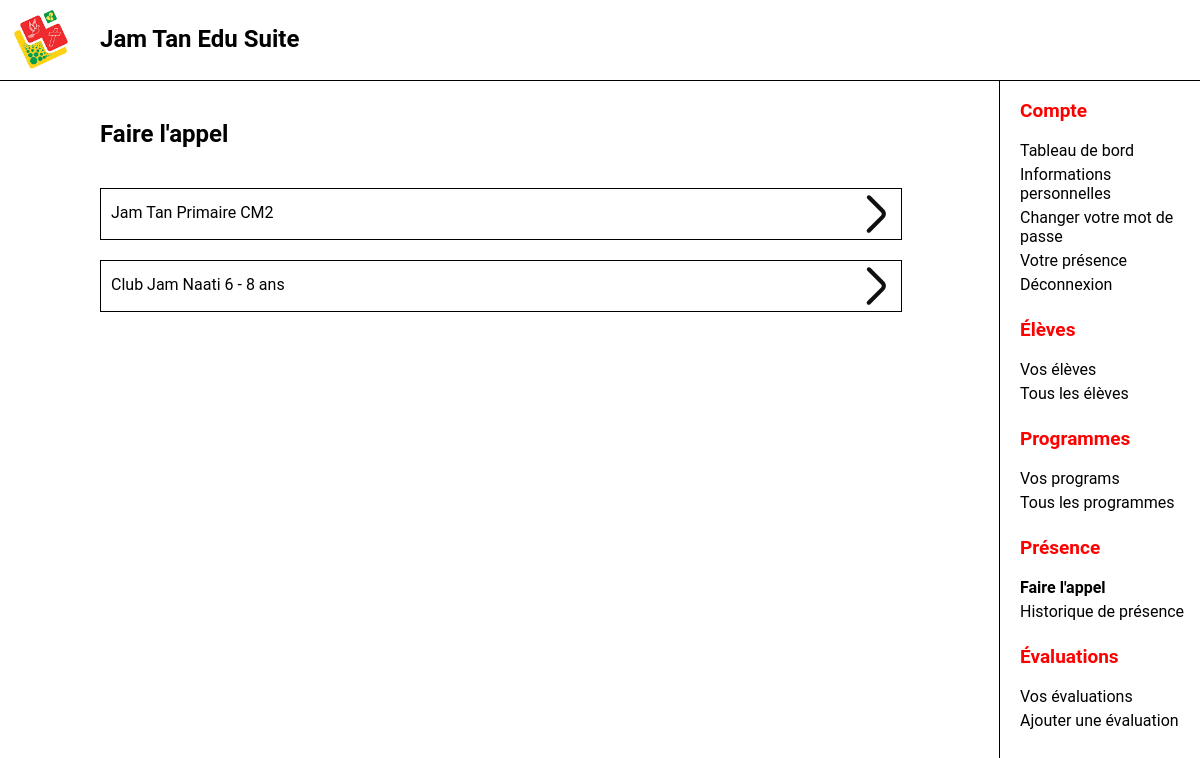
The app's page /views/TakeAttendance.php (signed in) with its own data.
### tables this page shows
CREATE TABLE Program (
ProgramID INTEGER NOT NULL PRIMARY KEY AUTO_INCREMENT,
ProgramName VARCHAR(100) NOT NULL,
MinAge INTEGER UNSIGNED,
MaxAge INTEGER UNSIGNED,
CategoryID INTEGER,
FOREIGN KEY (CategoryID) REFERENCES ProgramCategory(CategoryID)
);

CREATE TABLE ProgramCategory (
CategoryID INTEGER NOT NULL PRIMARY KEY AUTO_INCREMENT,
CategoryName VARCHAR(100) NOT NULL 
);

### controllers/YourProgramsData.php (called while the page is built, shortened)
<?php
require("../controllers/db.php");
$AccountID = $_SESSION['AccountID'];
$stmt =
$conn->prepare("SELECT COUNT(*)-1 AS NumberOfStudents, program.ProgramName,
program.ProgramID, ProgramCategory.CategoryName
FROM ProgramCategory
INNER JOIN Program ON Program.CategoryID = ProgramCategory.CategoryID
INNER JOIN Assignment ON Program.ProgramID = Assignment.ProgramID
LEFT JOIN Enrollment ON Program.ProgramID = Enrollment.ProgramID
LEFT JOIN Student ON Enrollment.StudentID = Student.StudentID
WHERE assignment.StaffID = :id
GROUP BY Program.ProgramID");
$stmt->execute(['id' => $AccountID]);
$Programs = $stmt->fetchAll(PDO::FETCH_ASSOC);
?>

### views/TakeAttendance.php (the view, shortened to what this page needs)
<?php
require("../controllers/YourProgramsData.php");
?>
<!DOCTYPE html>
<html lang="en">
<head>
    <link rel="stylesheet" href="css/Result.css">
</head>
<body>
    <div id="main">
        <h2>Faire l'appel</h2>
        <div class="results-container">
            <?php foreach ($Programs as $Program): ?>
                <a href="ProgramAttendance.php?program_id=<?= $Program["ProgramID"]?>" class="result">
                    <p class="text">
                    <?= htmlspecialchars($Program["CategoryName"])?>
                    <?= htmlspecialchars($Program["ProgramName"])?>
                    </p>
                    <img src="../icons/arrow-next-svgrepo-com.svg" alt="forward-icon" class="forward-icon">
                </a>
            <?php endforeach?>
        </div>
    </div>
</body>
</html>

### nav/nav.css (style rules this page uses)
html, body { margin: 0; padding: 0; font-family: 'Roboto', sans-serif; }
#logo { height: 70px; position: fixed; }
#topbar { top: 0; z-index: 1; width: 100vw; height: 70px; position: fixed; background-color: white; display: flex; border-bottom: thin solid; padding: 5px; }
#app_title { position: fixed; margin-left: 95px; display: block; }
#main { padding-top: 100px; margin-right: 300px; margin-left: 100px; }
#sidebar_menu { position: fixed; width: 200px; padding-top: 80px; border-left:solid black; border-width: thin; height: calc(100vh - 80px); overflow-y: auto; right: 0px; }
#sidebar_menu a { text-decoration: none; font-size: 16px; padding-bottom: 5px; color: black; display: block; padding-left: 20px; }
#sidebar_menu p { color: red; font-weight: bold; font-size: 19px; padding-left: 20px; }
h2 { padding-bottom: 20px; }
#topbar { visibility: visible; }
#sidebar_menu { display: block; }

### views/css/Result.css (style rules this page uses)
.results-container { display: flex; flex-direction: column; gap: 20px; }
.result { border: 1px solid black; color: black; width: 100%; }
.forward-icon { float: right; width: 50px; }
.text { margin: 0; position: absolute; transform: translate(0%, 75%); padding-left: 10px; }

### views/TakeAttendance.php (style rules this page uses)
#s_take_attendance { font-weight: bold; }

### records on screen
program: CategoryID.CategoryName "Jam Tan Primaire", ProgramName "CM2"
program: CategoryID.CategoryName "Club Jam Naati", ProgramName "6 - 8 ans"
